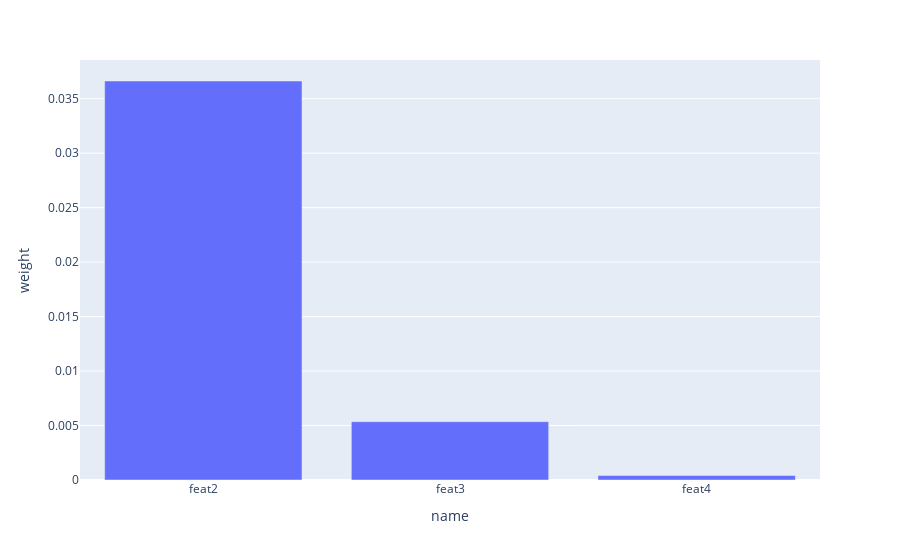

The notebook cell saved with this chart:
### Code cell
explain(idx_outliers[0], X_fake, Y_fake)

### Figure 1 — Plotly figure (JSON) as saved in the notebook; plotly's stock layout.template omitted (floating-point values rounded to 4 significant figures)
{"data": [{"alignmentgroup": "True", "hovertemplate": "name=%{x}<br>weight=%{y}<extra></extra>", "legendgroup": "", "marker": {"color": "#636efa"}, "name": "", "offsetgroup": "", "orientation": "v", "showlegend": false, "textposition": "auto", "type": "bar", "x": ["feat2", "feat3", "feat4"], "xaxis": "x", "y": [0.03662, 0.005356, 0.0004153], "yaxis": "y"}], "layout": {"barmode": "relative", "legend": {"tracegroupgap": 0}, "margin": {"t": 60}, "xaxis": {"anchor": "y", "domain": [0, 1], "title": {"text": "name"}}, "yaxis": {"anchor": "x", "domain": [0, 1], "title": {"text": "weight"}}}}
